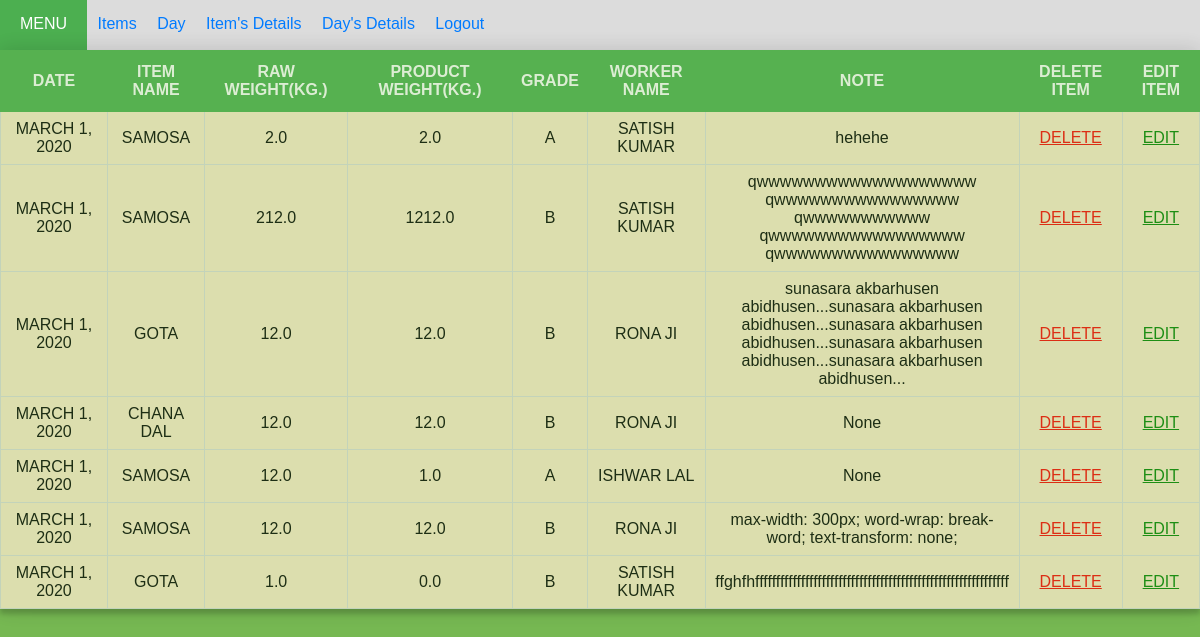
Page /show/ (signed in) on the earlier database version.
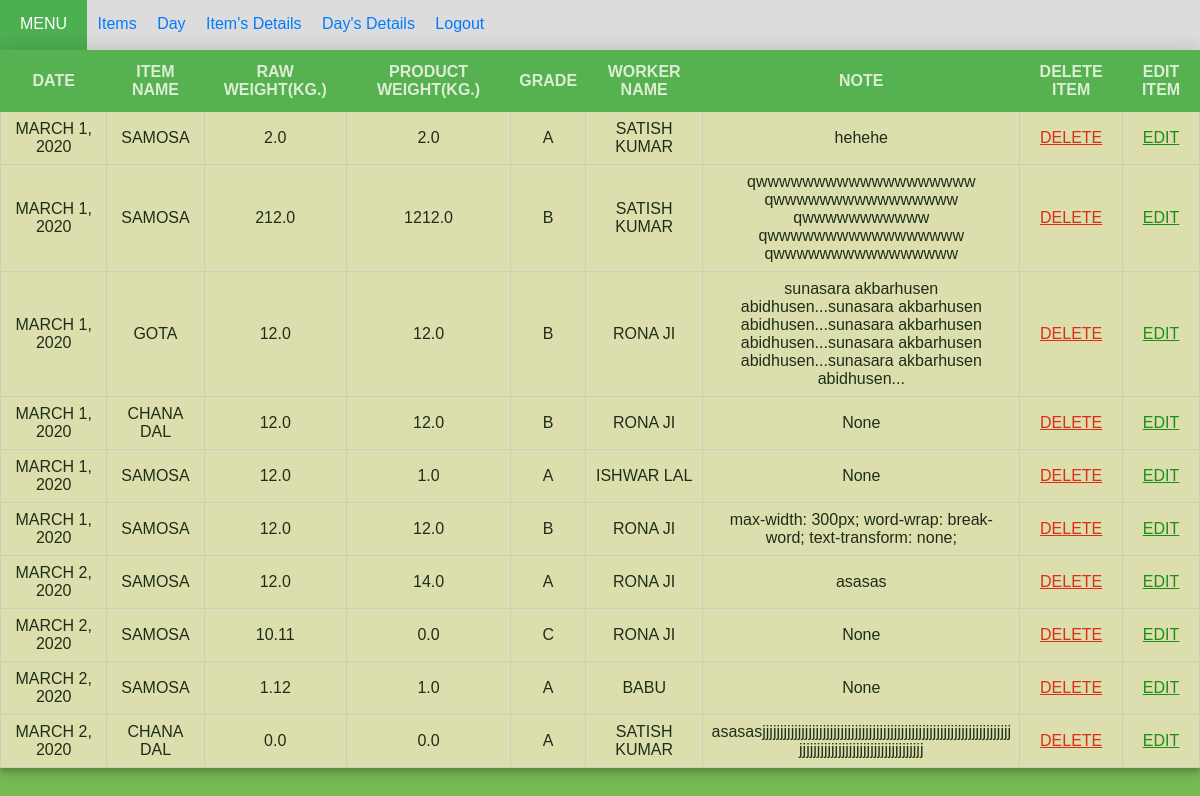
Same page on the later database version.
### cal/models.py (models this page shows, shortened)
class items(models.Model):
    item_names = models.CharField(max_length=100, choices=item_names)
    rweight = models.FloatField(default=0.0)
    iweight = models.FloatField(default=0.0)
    grade = models.CharField(max_length=1, choices=grades)
    worker = models.CharField(max_length=50, choices=worker_names )
    note = models.TextField(max_length=1000, blank=True, null=True)
    user_id = models.ForeignKey(User, on_delete=models.CASCADE, null=True)
    date = models.DateField(default = date.today)

### cal/views.py (the view)
# urls.py: path('show/', views.show, name='show'),
@login_required(login_url='login')
def show(request):
    all_items = items.objects.filter(user_id=request.user)
    return render(request, 'show.html', {'all_items': all_items})

### cal/templates/show.html (shortened to what this page needs)
{% load static %}
<!DOCTYPE html>
<html>
    <head>
        <link href="{% static  'css/show.css' %}" type="text/css" rel="stylesheet">
    </head>
    <body>
        <header>
            <div>
            <nav class="nav">
                    <a class="menu">MENU </a>
                    <a class="nav-item" href="{% url 'home' %}">Items</a>
                    <a class="nav-item" href="{% url 'day' %}">Day</a>
                    <a class="nav-item" href="{% url 'show' %}">Item's Details</a>
                    <a class="nav-item" href="{% url 'todays_detail' %}">Day's Details</a>
                    <a class="nav-item" href="{% url 'logout' %}">Logout</a>
            </nav>
            </div>
        </header>
        <table class="container">
            <tr>
                <th>Date</th>
                <th>Item name</th>
                <th>Raw weight(kg.)</th>
                <th>Product weight(kg.)</th>
                <th>Grade</th>
                <th>Worker Name</th>
                <th>Note</th>
                <th>delete item</th>
                <th>edit item</th>
            </tr>
            {% if all_items %}
                {% for things in all_items %}
            <tr class="table-secondary">
                <td class="striker">{{ things.date }}</td>
                <td class="striker">{{ things.item_names }}</td>
                <td class="striker">{{ things.rweight }}</td>
                <td class="striker">{{ things.iweight }}</td>
                <td class="striker">{{ things.grade }}</td>
                <td class="striker">{{ things.worker }}</td>
                <td class="note">{{ things.note }}</td>
                <td class="delete"><center><a href="{% url 'delete_item' things.id %}">delete</a></center></td>
                <td class="edit"><center><a href="{% url 'edit_item' things.id %}">edit</a></center></td>
            </tr>
                {% endfor %}
          {% endif %}
        </table>
    </body>
</html>

Differences in the rows shown:
removed items: date "MARCH 1, 2020", item_names "GOTA", rweight "1.0", iweight "0.0", grade "B", worker "SATISH KUMAR", note "ffghfhfffffffffffffffffffffffffffffffffffffffffffffffffffffffffffff"
added items: date "MARCH 2, 2020", item_names "SAMOSA", rweight "12.0", iweight "14.0", grade "A", worker "RONA JI", note "asasas"
added items: date "MARCH 2, 2020", item_names "SAMOSA", rweight "10.11", iweight "0.0", grade "C", worker "RONA JI", note "None"
added items: date "MARCH 2, 2020", item_names "SAMOSA", rweight "1.12", iweight "1.0", grade "A", worker "BABU", note "None"
added items: date "MARCH 2, 2020", item_names "CHANA DAL", rweight "0.0", iweight "0.0", grade "A", worker "SATISH KUMAR", note "asasasjjjjjjjjjjjjjjjjjjjjjjjjjjjjjjjjjjjjjjjjjjjjjjjjjjjjjjjjjjjjjjjjjjjjjjjjjjjjjjjjjjjjjjjjjjjjjjjjjjjjjjjjj"
